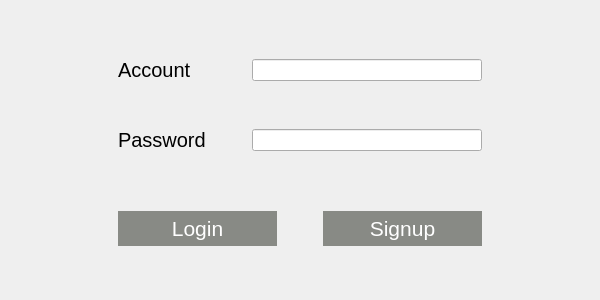
<?xml version="1.0" encoding="UTF-8"?>
<ui version="4.0">
 <class>Login</class>
 <widget class="QMainWindow" name="Login">
  <property name="geometry">
   <rect>
    <x>0</x>
    <y>0</y>
    <width>600</width>
    <height>300</height>
   </rect>
  </property>
  <property name="sizePolicy">
   <sizepolicy hsizetype="Fixed" vsizetype="Fixed">
    <horstretch>0</horstretch>
    <verstretch>0</verstretch>
   </sizepolicy>
  </property>
  <property name="minimumSize">
   <size>
    <width>600</width>
    <height>300</height>
   </size>
  </property>
  <property name="maximumSize">
   <size>
    <width>600</width>
    <height>300</height>
   </size>
  </property>
  <property name="windowTitle">
   <string>Login</string>
  </property>
  <widget class="QWidget" name="centralwidget">
   <property name="sizePolicy">
    <sizepolicy hsizetype="Preferred" vsizetype="Preferred">
     <horstretch>0</horstretch>
     <verstretch>0</verstretch>
    </sizepolicy>
   </property>
   <layout class="QGridLayout" name="gridLayout_2">
    <item row="1" column="0">
     <widget class="QWidget" name="widget" native="true">
      <property name="sizePolicy">
       <sizepolicy hsizetype="Preferred" vsizetype="Fixed">
        <horstretch>0</horstretch>
        <verstretch>0</verstretch>
       </sizepolicy>
      </property>
      <layout class="QGridLayout" name="gridLayout">
       <item row="0" column="3">
        <widget class="QLineEdit" name="lineEdit_login_username">
         <property name="text">
          <string/>
         </property>
        </widget>
       </item>
       <item row="2" column="3">
        <widget class="QLineEdit" name="lineEdit_login_password">
         <property name="text">
          <string/>
         </property>
         <property name="echoMode">
          <enum>QLineEdit::Password</enum>
         </property>
        </widget>
       </item>
       <item row="0" column="1">
        <widget class="QLabel" name="label__login_username">
         <property name="font">
          <font>
           <pointsize>15</pointsize>
          </font>
         </property>
         <property name="text">
          <string>Account</string>
         </property>
        </widget>
       </item>
       <item row="0" column="2">
        <spacer name="horizontalSpacer_5">
         <property name="orientation">
          <enum>Qt::Horizontal</enum>
         </property>
         <property name="sizeType">
          <enum>QSizePolicy::Fixed</enum>
         </property>
         <property name="sizeHint" stdset="0">
          <size>
           <width>40</width>
           <height>20</height>
          </size>
         </property>
        </spacer>
       </item>
       <item row="2" column="1">
        <widget class="QLabel" name="label_login_password">
         <property name="font">
          <font>
           <pointsize>15</pointsize>
          </font>
         </property>
         <property name="text">
          <string>Password</string>
         </property>
        </widget>
       </item>
       <item row="0" column="4">
        <spacer name="horizontalSpacer_4">
         <property name="orientation">
          <enum>Qt::Horizontal</enum>
         </property>
         <property name="sizeType">
          <enum>QSizePolicy::Fixed</enum>
         </property>
         <property name="sizeHint" stdset="0">
          <size>
           <width>100</width>
           <height>20</height>
          </size>
         </property>
        </spacer>
       </item>
       <item row="0" column="0">
        <spacer name="horizontalSpacer_3">
         <property name="orientation">
          <enum>Qt::Horizontal</enum>
         </property>
         <property name="sizeType">
          <enum>QSizePolicy::Fixed</enum>
         </property>
         <property name="sizeHint" stdset="0">
          <size>
           <width>100</width>
           <height>20</height>
          </size>
         </property>
        </spacer>
       </item>
       <item row="1" column="1">
        <spacer name="verticalSpacer">
         <property name="orientation">
          <enum>Qt::Vertical</enum>
         </property>
         <property name="sizeHint" stdset="0">
          <size>
           <width>20</width>
           <height>40</height>
          </size>
         </property>
        </spacer>
       </item>
      </layout>
     </widget>
    </item>
    <item row="2" column="0">
     <widget class="QWidget" name="widget_3" native="true">
      <property name="enabled">
       <bool>true</bool>
      </property>
      <property name="sizePolicy">
       <sizepolicy hsizetype="Preferred" vsizetype="Expanding">
        <horstretch>0</horstretch>
        <verstretch>0</verstretch>
       </sizepolicy>
      </property>
      <layout class="QHBoxLayout" name="horizontalLayout_3">
       <item>
        <spacer name="horizontalSpacer">
         <property name="orientation">
          <enum>Qt::Horizontal</enum>
         </property>
         <property name="sizeType">
          <enum>QSizePolicy::Fixed</enum>
         </property>
         <property name="sizeHint" stdset="0">
          <size>
           <width>100</width>
           <height>20</height>
          </size>
         </property>
        </spacer>
       </item>
       <item>
        <widget class="QPushButton" name="pushButton_login">
         <property name="minimumSize">
          <size>
           <width>60</width>
           <height>30</height>
          </size>
         </property>
         <property name="font">
          <font>
           <pointsize>16</pointsize>
          </font>
         </property>
         <property name="styleSheet">
          <string notr="true">
QPushButton {
	background-color: rgb(136, 138, 133);
        color: rgb(255, 255, 255);
	border: 1px solid transparent;
	padding: 4px 22px;
}

QPushButton:hover {
	background-color: rgb(46, 52, 54);
        color: #ffffff;
}

QPushButton:pressed {
	color: rgb(255, 255, 255);
background-color: rgb(0, 0, 0);
}</string>
         </property>
         <property name="text">
          <string>Login</string>
         </property>
        </widget>
       </item>
       <item>
        <spacer name="horizontalSpacer_6">
         <property name="orientation">
          <enum>Qt::Horizontal</enum>
         </property>
         <property name="sizeType">
          <enum>QSizePolicy::Fixed</enum>
         </property>
         <property name="sizeHint" stdset="0">
          <size>
           <width>40</width>
           <height>20</height>
          </size>
         </property>
        </spacer>
       </item>
       <item>
        <widget class="QPushButton" name="pushButton_signup">
         <property name="minimumSize">
          <size>
           <width>60</width>
           <height>30</height>
          </size>
         </property>
         <property name="font">
          <font>
           <pointsize>16</pointsize>
          </font>
         </property>
         <property name="styleSheet">
          <string notr="true">
QPushButton {
	background-color: rgb(136, 138, 133);
        color: rgb(255, 255, 255);
	border: 1px solid transparent;
	padding: 4px 22px;
}

QPushButton:hover {
	background-color: rgb(46, 52, 54);
        color: #ffffff;
}

QPushButton:pressed {
	color: rgb(255, 255, 255);
background-color: rgb(0, 0, 0);
}</string>
         </property>
         <property name="text">
          <string>Signup</string>
         </property>
        </widget>
       </item>
       <item>
        <spacer name="horizontalSpacer_2">
         <property name="orientation">
          <enum>Qt::Horizontal</enum>
         </property>
         <property name="sizeType">
          <enum>QSizePolicy::Fixed</enum>
         </property>
         <property name="sizeHint" stdset="0">
          <size>
           <width>100</width>
           <height>20</height>
          </size>
         </property>
        </spacer>
       </item>
      </layout>
     </widget>
    </item>
    <item row="0" column="0">
     <spacer name="verticalSpacer_2">
      <property name="orientation">
       <enum>Qt::Vertical</enum>
      </property>
      <property name="sizeType">
       <enum>QSizePolicy::Fixed</enum>
      </property>
      <property name="sizeHint" stdset="0">
       <size>
        <width>20</width>
        <height>40</height>
       </size>
      </property>
     </spacer>
    </item>
   </layout>
  </widget>
 </widget>
 <resources/>
 <connections/>
</ui>
